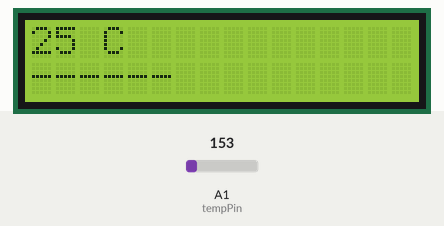
This sketch was run on a simulated Arduino Uno, built with avr-gcc and run on an emulated ATmega328P. Shown: 16×2 character LCD. The inputs (shaded band) are chosen by the test bench; at power-on: A1 (tempPin) = 153.

Above: at 1.26 s.
1.3 s: A1 (tempPin) set to 165
At 1.52 s:
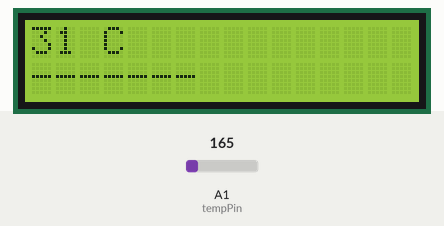
4.3 s: A1 (tempPin) set to 175
At 4.54 s:
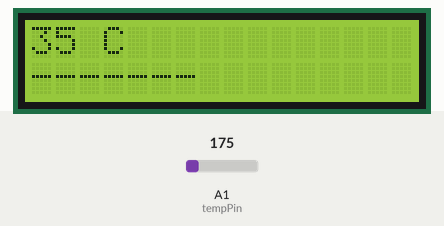
5.8 s: A1 (tempPin) set to 191
At 6.42 s:
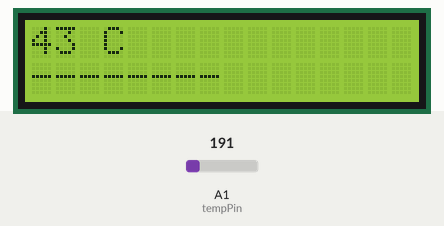
Timing chart, 0 to 8.8 s (numbered marks = the images above; inputs shaded):
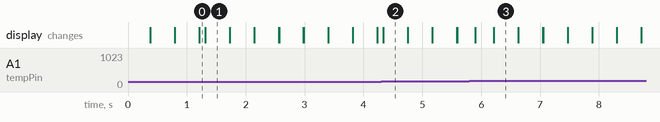

The sketch:

32IV_6_LCD_temp_1.ino
```cpp
#include <LiquidCrystal.h>

int tempPin=A1;
int rs=12,en=11,d4=5,d5=4,d6=3,d7=2;
LiquidCrystal lcd(rs,en,d4,d5,d6,d7);

void setup()
{
  lcd.begin(16,2);
  pinMode(tempPin, INPUT);
  Serial.begin(9600);
}

void loop()
{
  float temperature=analogRead(tempPin)*0.004882814;
  temperature=(temperature-0.5)*100.0;
  int tmp=round(temperature);

  lcd.setCursor(0,0);
  lcd.print(tmp);
  lcd.print(" C");

  int filled=map(tmp, -40, 125, 1, 16);
  lcd.setCursor(0,1);
  for(int i=0; i<filled; i++){
    lcd.print("-");
  }

  delay(100);
  lcd.clear();
}
```

Measured:
- after the input at 1.3 s, the display: changes at once (image 1)
- after the input at 4.3 s, the display: changes at once (image 2)
- after the input at 5.8 s, the display: changes after 0.10 s (image 3)
- what the display in image 1 shows lasts 0.4 s, from 1.3 s to 1.7 s
